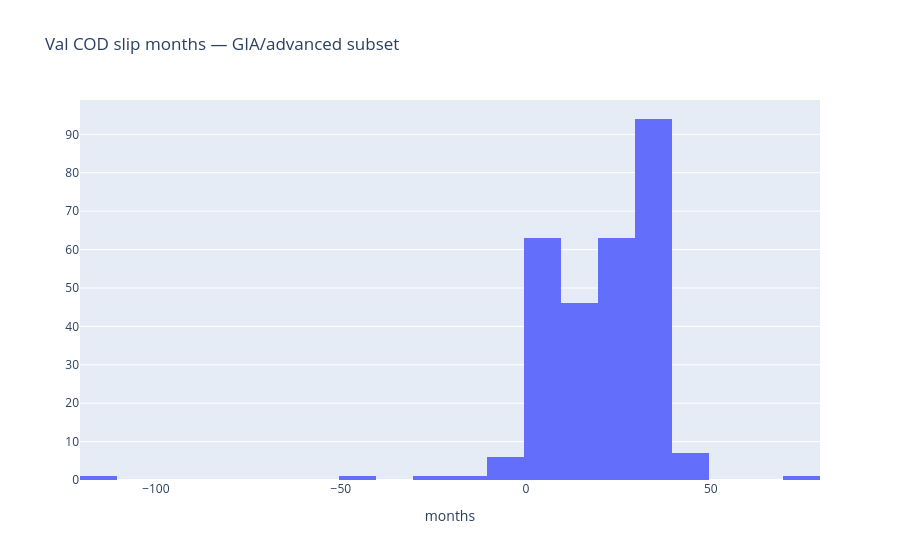

Notebook source saved alongside this figure:
### Markdown cell above
## GIA delay distribution

### Code cell
panel_path = GOLD / "cod_delay_panel.parquet"
if panel_path.exists():
    panel = pd.read_parquet(panel_path)
    lab = panel[panel["cod_slip_months_next_12m"].notna() & panel["split"].eq("val")].copy()
    if "is_gia" in lab.columns:
        gia = lab[lab["is_gia"].fillna(False)]
    else:
        gia = lab
    slip = pd.to_numeric(gia["cod_slip_months_next_12m"], errors="coerce") if len(gia) else pd.Series(dtype=float)
    mw = pd.to_numeric(gia.get("capacity_mw"), errors="coerce").fillna(0) if len(gia) else pd.Series(dtype=float)
    delayed = slip >= 12
    display(Markdown("## GIA / advanced-study slice (slide 4)"))
    display(Markdown(
        f"Val GIA rows **{len(gia)}**. Median slip **{float(slip.median()) if len(slip) else float('nan'):.1f}** months. "
        f"Share ≥12m **{(delayed.mean() if len(slip) else float('nan')):.1%}**. "
        f"Delayed GIA MW **{float(mw[delayed].sum()) if len(gia) else 0:.0f}**."
    ))
    fig = go.Figure(go.Histogram(x=slip, nbinsx=20, name="val GIA slip"))
    fig.update_layout(title="Val COD slip months — GIA/advanced subset", xaxis_title="months")
    fig.write_html(FIG / "gia_slip.html")
    try:
        fig.write_image(FIG / "gia_slip.png")
    except Exception as e:
        print("png skipped:", e)
    try:
        fig.show()
    except Exception as e:
        print("show skipped:", e)
else:
    display(Markdown("_cod_delay_panel.parquet missing — run scripts/run_delay_gold.py_"))

### Figure 1 — Plotly figure (JSON) as saved in the notebook; plotly's stock layout.template omitted (floating-point values rounded to 4 significant figures; data arrays with more than 128 entries replaced by an {"elided": "..."} marker saying what was removed)
{"data": [{"name": "val GIA slip", "nbinsx": 20, "type": "histogram", "x": {"elided": "284 float values"}}], "layout": {"title": {"text": "Val COD slip months — GIA/advanced subset"}, "xaxis": {"title": {"text": "months"}}}}
